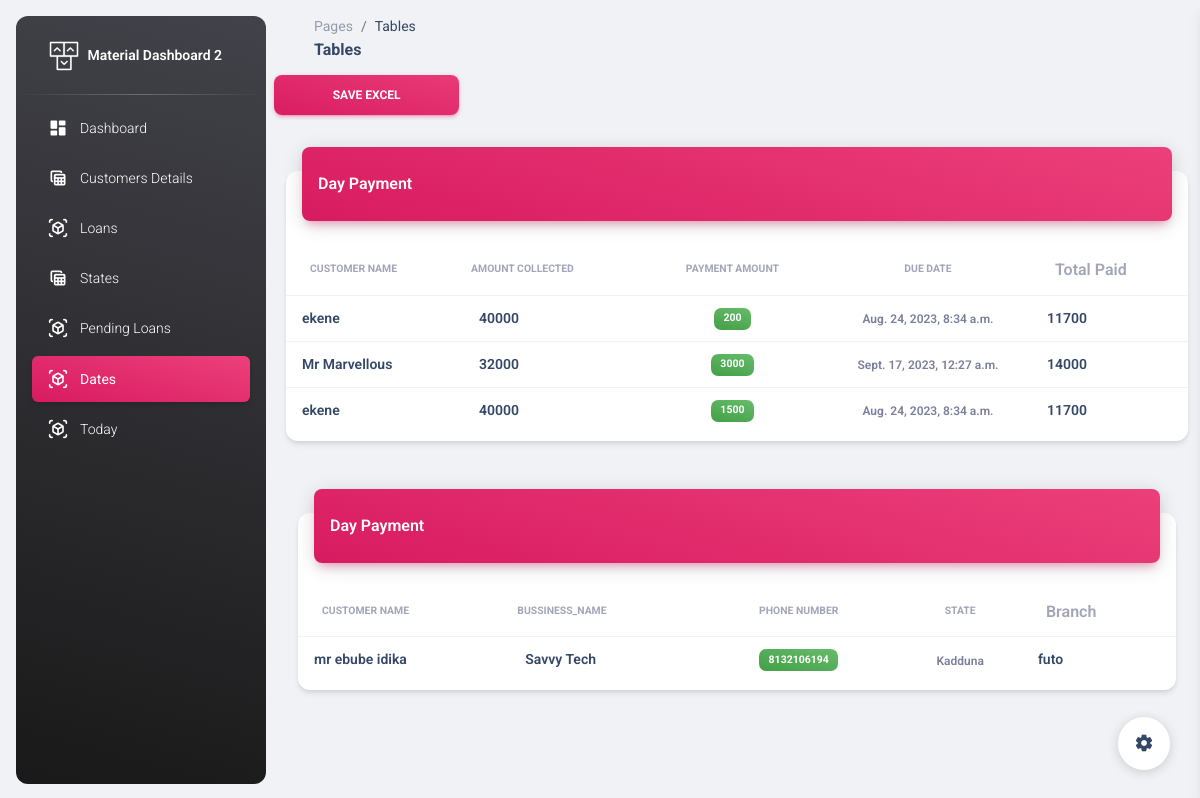
/administration/dates/2/ (signed in), run on an earlier commit of the app's database.
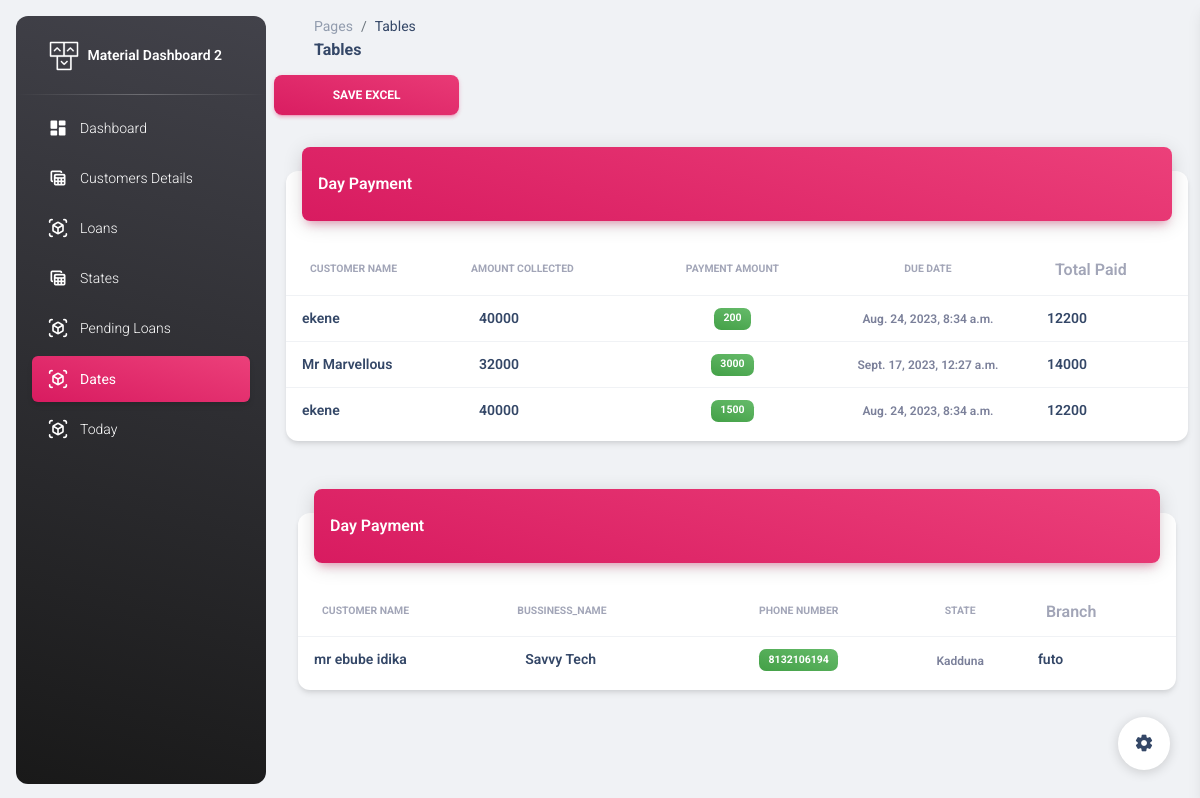
And on a later commit of the database.
### administration/models.py (models this page shows, shortened)
class Paid(models.Model):
    paymentday=models.ForeignKey(PaymentDay,on_delete=models.CASCADE)
    amount=models.IntegerField()
    loan=models.ForeignKey(Loan,on_delete=models.CASCADE)

class Loan(models.Model):
    loanee=models.ForeignKey(Customers,on_delete=models.CASCADE)
    amount_collected=models.IntegerField()
    amount_paid=models.IntegerField()
    due_date=models.DateTimeField()
    status=models.CharField(max_length=100,choices=status_choices,default="active")
    due=models.BooleanField()
    expected_payment_days=models.IntegerField(default=25)

class Customers(models.Model):
    name=models.CharField(max_length=100)
    branch=models.ForeignKey(Branch,on_delete=models.PROTECT,null=True,default=None)
    gender=models.CharField(max_length=100, null=True)
    occupation=models.CharField(max_length=100, null=True)
    state=models.CharField(max_length=100, null=True)
    passport=models.ImageField()
    business_name=models.CharField(max_length=100)
    bussiness_address=models.CharField(max_length=100)
    age=models.IntegerField()
    phone_number=models.IntegerField(null=True)
    home_address=models.CharField(max_length=100)
    card_number=models.IntegerField()
    guarantors_name=models.CharField(max_length=100)
    guarantors_phone=models.IntegerField()
    guarantors_address=models.CharField(max_length=100)
    goccupation=models.CharField(max_length=100,null=True)
    gstate=models.CharField(max_length=100,null=True)

### administration/decorator.py (the view, shortened to what this page needs)
        def wrapper(request, *args, **kwargs):
            if request.user.is_authenticated:
                if request.user.groups.filter(name__in=groups).exists():
                    return view_func(request, *args, **kwargs)
            else:
                return redirect('')

### administration/decorator.py (called while the page is built, shortened)
def group_required(groups=[]):
    def decorator(view_func):
        def wrapper(request, *args, **kwargs):
            if request.user.is_authenticated:
                if request.user.groups.filter(name__in=groups).exists():
                    return view_func(request, *args, **kwargs)
            else:
                return redirect('')
        return wrapper
    return decorator

### administration/models.py (called while the page is built)
    def __str__(self):
        return self.name

### administration/views.py (called while the page is built)
@login_required
@group_required(["Admin"])
def payment_day_details(request, paymentday_id):
    paymentday = get_object_or_404(PaymentDay, pk=paymentday_id)
    payments = Paid.objects.filter(paymentday=paymentday)
    non_paying = Customers.objects.filter(
        loan__status='active'
    ).exclude(
        loan__paid__paymentday=paymentday
    )
    context = {
        'paymentday': paymentday,
        'payments': payments,
        'non_paying':non_paying
    }
    return render(request, 'administration/payment_day_details.html', context)

### administration/templates/administration/payment_day_details.html (shortened to what the changed rows need)
<!DOCTYPE html>
<html lang="en">
  {% load static %}
<head>
  <link href="{% static 'administration/assets/css/nucleo-icons.css'%}" rel="stylesheet" />
  <link href="{% static 'administration/assets/css/nucleo-svg.css'%}" rel="stylesheet" />
  <link id="pagestyle" href="{% static 'administration/assets/css/material-dashboard.css'%}" rel="stylesheet" />
</head>
<body class="g-sidenav-show  bg-gray-200">
  <main class="main-content position-relative max-height-vh-100 h-100 border-radius-lg ">
    <div class="container-fluid py-4">
      <div class="row">
        <div class="col-12">
          <div class="card my-4">
            <div class="card-body px-0 pb-2">
              <div class="table-responsive p-0">
                <table class="table align-items-center mb-0">
                  <thead>
                    <tr>
                      <th class="text-uppercase text-secondary text-xxs font-weight-bolder opacity-7">Customer Name</th>
                      <th class="text-uppercase text-secondary text-xxs font-weight-bolder opacity-7 ps-2">Amount collected</th>
                      <th class="text-center text-uppercase text-secondary text-xxs font-weight-bolder opacity-7">payment amount</th>
                      <th class="text-center text-uppercase text-secondary text-xxs font-weight-bolder opacity-7">Due Date</th>
                      <th class="text-secondary opacity-7">Total Paid</th>
                    </tr>
                  </thead>
                  <tbody>
                    {% for payment in payments %}
                    <tr>
                      <td>
                        <div class="d-flex px-2 py-1">
                          <div class="d-flex flex-column justify-content-center">
                            <h6 class="mb-0 text-sm">{{ payment.loan.loanee.name }}</h6>
                          </div>
                        </div>
                      </td>
                      <td>
                        <div class="d-flex px-2 py-1">
                          <div class="d-flex flex-column justify-content-center">
                            <h6 class="mb-0 text-sm">{{ payment.loan.amount_collected }}</h6>
                          </div>
                        </div>
                      </td>
                      <td class="align-middle text-center text-sm">
                        <span class="badge badge-sm bg-gradient-success">{{ payment.amount }}</span>
                      </td>
                      <td class="align-middle text-center">
                        <span class="text-secondary text-xs font-weight-bold">{{ payment.loan.due_date }}</span>
                      </td>
                      <td>
                        <div class="d-flex px-2 py-1">
                          <div class="d-flex flex-column justify-content-center">
                            <h6 class="mb-0 text-sm"> {{payment.loan.amount_paid}}</h6>
                          </div>
                        </div>
                      </td>
                    </tr>
                    {% endfor %}
                  </tbody>
                </table>
              </div>
            </div>
          </div>
        </div>
      </div>
      <div class="container-fluid py-4">
        <div class="row">
          <div class="col-12">
            <div class="card my-4">
              <div class="card-body px-0 pb-2">
                <div class="table-responsive p-0">
                  <table class="table align-items-center mb-0">
                    <thead>
                      <tr>
                        <th class="text-uppercase text-secondary text-xxs font-weight-bolder opacity-7">Customer Name</th>
                        <th class="text-uppercase text-secondary text-xxs font-weight-bolder opacity-7 ps-2">Bussiness_Name</th>
                        <th class="text-center text-uppercase text-secondary text-xxs font-weight-bolder opacity-7">Phone Number</th>
                        <th class="text-center text-uppercase text-secondary text-xxs font-weight-bolder opacity-7">State</th>
                        <th class="text-secondary opacity-7">Branch</th>
                      </tr>
                    </thead>
                  </table>
                </div>
              </div>
            </div>
          </div>
        </div>
    </div>
  </main>
</body>
</html>

What changed in the data, as far as the page shows it:
changed through a linked row, Paid (number 1 of 3 on the later page): loan.amount_paid "11700" → "12200"
changed through a linked row, Paid (number 3 of 3 on the later page): loan.amount_paid "11700" → "12200"
